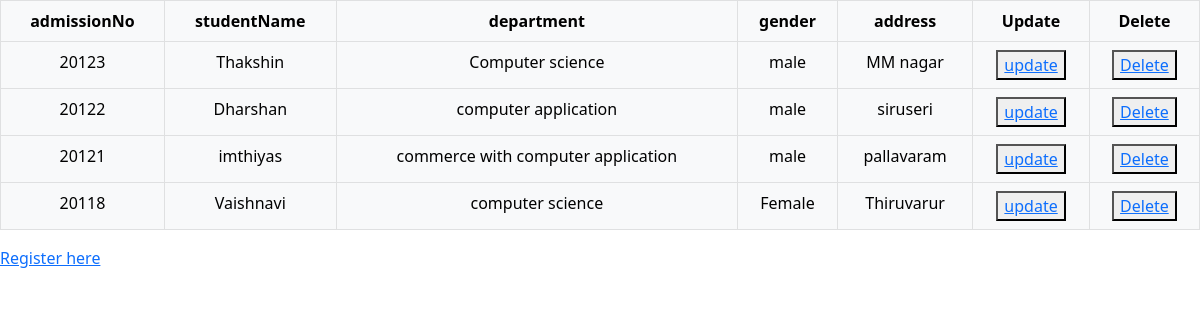
The page /crud/student/ on the database its author committed.
### crudApp/models.py (models this page shows, shortened)
class StudentModel(models.Model):
    admissionNo = models.IntegerField()
    studentName = models.CharField(max_length=200)
    department = models.CharField(max_length=150)
    gender = models.CharField(max_length=100)
    address = models.CharField(max_length=200)

### crudApp/views.py (the view)
# urls.py: path("student/",views.studentTable,name="Data"),
def studentTable(request):
    studentValue = StudentModel.objects.all()
    return render(request,"crudApp/studentData.html",{"studentValue":studentValue})

### template/crudApp/studentData.html (shortened to what this page needs)
<!DOCTYPE html>
<html lang="en">
<head>
    <link href="https://cdn.jsdelivr.net/npm/bootstrap@5.0.2/dist/css/bootstrap.min.css" rel="stylesheet">
</head>
<body>
    <table class="table table-bordered table-light text-center">
        <thead>
          <tr>
              <th>admissionNo</th>
              <th>studentName</th>
              <th>department</th>
              <th>gender</th>
              <th>address</th>
              <th>Update</th>
              <th>Delete</th>
          </tr>
        </thead>
        <tbody>
              {% for student in studentValue %}
              <tr>
                 <td>{{student.admissionNo}}</td>
                  <td>{{student.studentName}}</td>
                 <td>{{student.department}}</td>
                 <td>{{student.gender}}</td>
                 <td>{{student.address}}</td>
                  <td><button><a href="{% url 'UpdateTable' student.id %}">update</a></button></td>
                  <td><button><a href="{% url 'deleteTable' student.id %}">Delete</a></button></td>
              </tr>
              {% endfor %}
        </tbody>
    </table>
    <a href="{% url 'registration' %}">Register here</a>
</body>
</html>

### rows shown on the page
StudentModel: admissionNo "20123", studentName "Thakshin", department "Computer science", gender "male", address "MM nagar"
StudentModel: admissionNo "20122", studentName "Dharshan", department "computer application", gender "male", address "siruseri"
StudentModel: admissionNo "20121", studentName "imthiyas", department "commerce with computer application", gender "male", address "pallavaram"
StudentModel: admissionNo "20118", studentName "Vaishnavi", department "computer science", gender "Female", address "Thiruvarur"
